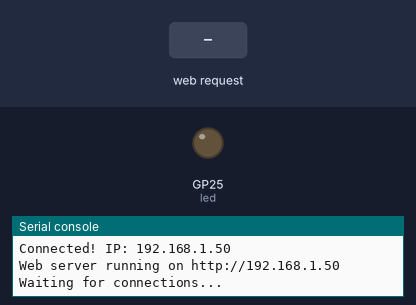
A program run on a simulated Raspberry Pi Pico running MicroPython. Shown: output pins drawn as LEDs (lit = HIGH), the last lines printed to the serial console. The test bench sets the inputs (shaded band). WiFi joins after 1.5 s.

Above: at 3.2 s.
3.3 s: HTTP request GET /on received
At 4.5 s:
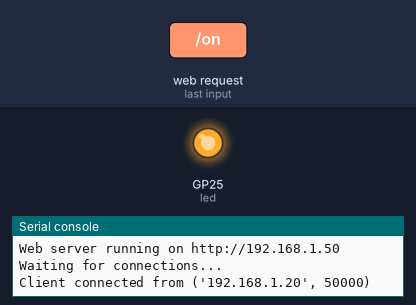
4.8 s: HTTP request GET /off received
At 5.6 s:
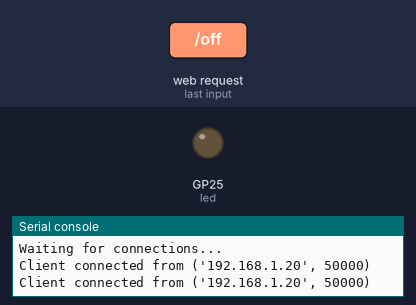
Timing chart, 0 to 7.8 s (numbered marks = the images above; inputs shaded):
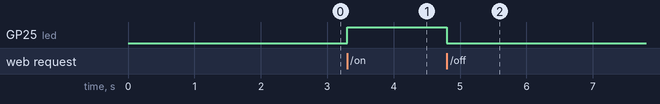

The program:

Pico_w_server1.py
```python
import network
import socket
from machine import Pin
import time

# Wi-Fi credentials
SSID = "YOUR_WIFI_SSID"
PASSWORD = "YOUR_WIFI_PASSWORD"

# Connect to Wi-Fi
wlan = network.WLAN(network.STA_IF)
wlan.active(True)
wlan.connect(SSID, PASSWORD)

print("Connecting to WiFi...", end="")
timeout = 10
while not wlan.isconnected() and timeout > 0:
    print(".", end="")
    time.sleep(1)
    timeout -= 1

if wlan.isconnected():
    print("\nConnected! IP:", wlan.ifconfig()[0])
else:
    print("\n❌ Failed to connect. Check your WiFi settings.")
    raise SystemExit()

# Get IP address
ip = wlan.ifconfig()[0]
print(f"Web server running on http://{ip}")

# Set up LED
led = Pin("LED", Pin.OUT)

# HTML page with LED status
html = """<!DOCTYPE html>
<html>
<head>
    <title>Pico W LED Control</title>
    <style>
        body { font-family: Arial, sans-serif; text-align: center; margin: 50px; }
        button { font-size: 20px; padding: 10px 20px; margin: 10px; cursor: pointer; }
        #status { font-size: 24px; font-weight: bold; margin-top: 20px; }
        .on { color: green; }
        .off { color: red; }
    </style>
    <script>
        function toggleLED(state) {
            fetch('/' + state);
            updateStatus();
        }
        function updateStatus() {
            fetch('/status').then(response => response.text()).then(status => {
                let statusElement = document.getElementById("status");
                statusElement.innerText = "LED is " + (status === "1" ? "ON" : "OFF");
                statusElement.className = status === "1" ? "on" : "off";
            });
        }
        setInterval(updateStatus, 1000);  // Refresh LED status every second
    </script>
</head>
<body onload="updateStatus()">
    <h1>Raspberry Pi Pico W Web Server</h1>
    <p>Click the button to toggle the LED.</p>
    <button onclick="toggleLED('on')">Turn ON</button>
    <button onclick="toggleLED('off')">Turn OFF</button>
    <p id="status" class="off">LED is OFF</p>
</body>
</html>
"""

# Create a simple web server
def web_server():
    addr = socket.getaddrinfo("0.0.0.0", 80)[0][-1]
    s = socket.socket()
    s.bind(addr)
    s.listen(5)
    print("Waiting for connections...")

    while True:
        conn, addr = s.accept()
        print("Client connected from", addr)
        request = conn.recv(1024).decode()

        # Handle LED control requests
        if "GET /on" in request:
            led.value(1)
        elif "GET /off" in request:
            led.value(0)

        # Handle LED status request
        if "GET /status" in request:
            response = "1" if led.value() else "0"
            conn.send("HTTP/1.1 200 OK\nContent-Type: text/plain\n\n" + response)
            conn.close()
            continue

        # Send main HTML page
        conn.send("HTTP/1.1 200 OK\nContent-Type: text/html\n\n")
        conn.send(html)
        conn.close()

# Run the server
web_server()
```

Measured:
- after the input at 3.3 s, GP25 (led): LOW → HIGH at once
- after the input at 4.8 s, GP25 (led): HIGH → LOW at once
